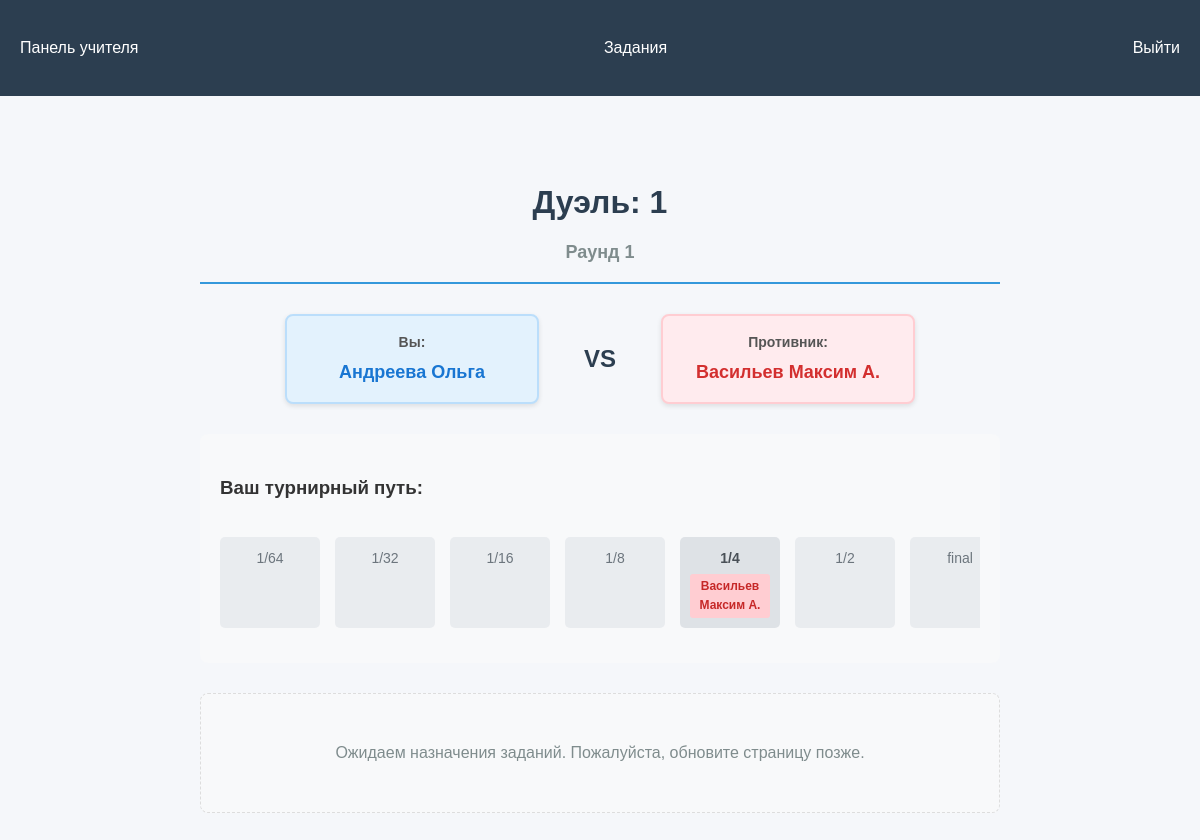
Page /student_duel/9 (signed in) on the committed database.
### tables this page shows
CREATE TABLE duel_matches (
    id INTEGER PRIMARY KEY,
    duel_id INTEGER NOT NULL,
    round_number INTEGER NOT NULL,
    bracket_type TEXT NOT NULL CHECK(bracket_type IN ('1/64', '1/32', '1/16', '1/8', '1/4', '1/2', 'final')),
    student1_id INTEGER,
    student2_id INTEGER,
    task_id INTEGER,
    winner_id INTEGER,
    generated_task TEXT,          -- Добавлено для хранения сгенерированных заданий
    correct_answer TEXT,          -- Добавлено для хранения правильных ответов
    created_at TIMESTAMP DEFAULT CURRENT_TIMESTAMP,
    FOREIGN KEY (duel_id) REFERENCES math_duels(id),
    FOREIGN KEY (student1_id) REFERENCES students(id),
    FOREIGN KEY (student2_id) REFERENCES students(id),
    FOREIGN KEY (task_id) REFERENCES tasks(id),
    FOREIGN KEY (winner_id) REFERENCES students(id),
    CHECK (
        (student1_id IS NOT NULL OR student2_id IS NOT NULL) AND
        (winner_id IS NULL OR winner_id IN (student1_id, student2_id))
)
        );

CREATE TABLE students (
            id INTEGER PRIMARY KEY,
            name TEXT NOT NULL,
            class_id INTEGER,
            FOREIGN KEY (class_id) REFERENCES classes (id)
        );

### app.py (the view, shortened to what this page needs)
@app.route('/student_duel/<int:duel_id>')
def student_duel_view(duel_id):
    if 'student_id' not in session:
        return redirect(url_for('index'))
    conn = create_connection()
    try:
        cursor = conn.cursor()
        cursor.execute("""
            SELECT id, name, current_round
            FROM math_duels
            WHERE id = ?
        """, (duel_id,))
        duel = cursor.fetchone()
        if not duel:
            flash("Дуэль не найдена", "error")
            return redirect(url_for('student_lessons', student_id=session['student_id']))
        cursor.execute("""
            SELECT id, name
            FROM students
            WHERE id = ?
        """, (session['student_id'],))
        current_student = cursor.fetchone()
        cursor.execute("""
            SELECT dm.*,
                   s1.name as student1_name,
                   s2.name as student2_name,
                   t.title as task_title,
                   dm.generated_task,
                   dm.correct_answer
            FROM duel_matches dm
            LEFT JOIN students s1 ON dm.student1_id = s1.id
            LEFT JOIN students s2 ON dm.student2_id = s2.id
            LEFT JOIN tasks t ON dm.task_id = t.id
            WHERE dm.duel_id = ?
            AND (dm.student1_id = ? OR dm.student2_id = ?)
            ORDER BY dm.round_number DESC
            LIMIT 1
        """, (duel_id, session['student_id'], session['student_id']))
        match = cursor.fetchone()
        if not match:
            flash("У вас нет активных матчей в этой дуэли", "warning")
            return redirect(url_for('student_lessons', student_id=session['student_id']))
        opponent_id = match['student1_id'] if match['student1_id'] != session['student_id'] else match['student2_id']
        cursor.execute("SELECT id, name FROM students WHERE id = ?", (opponent_id,))
        opponent = cursor.fetchone()
        cursor.execute("""
            SELECT dm.bracket_type,
                   dm.student1_id,
                   dm.student2_id,
                   dm.winner_id
            FROM duel_matches dm
            WHERE dm.duel_id = ?
            AND (dm.student1_id = ? OR dm.student2_id = ?)
            ORDER BY
                CASE dm.bracket_type
                    WHEN '1/64' THEN 1
                    WHEN '1/32' THEN 2
                    WHEN '1/16' THEN 3
                    WHEN '1/8' THEN 4
                    WHEN '1/4' THEN 5
                    WHEN '1/2' THEN 6
                    WHEN 'final' THEN 7
                    ELSE 8
                END
        """, (duel_id, session['student_id'], session['student_id']))
        student_progress = {
            '1/64': None,
            '1/32': None,
            '1/16': None,
            '1/8': None,
            '1/4': None,
            '1/2': None,
            'final': None
        }
        for m in cursor.fetchall():
            opponent_id = m['student1_id'] if m['student1_id'] != session['student_id'] else m['student2_id']
            cursor.execute("SELECT name FROM students WHERE id = ?", (opponent_id,))
            opponent_name = cursor.fetchone()['name']
            student_progress[m['bracket_type']] = {
                'opponent': opponent_name,
                'won': m['winner_id'] == session['student_id']
            }
        tasks = []
        return render_template('student_duel.html',
                            duel={
                                'id': duel['id'],
                                'name': duel['name'],
                                'current_round': duel['current_round']
                            },
                            match={
                                'id': match['id'],
                                'round_number': match['round_number'],
                                'student1_name': match['student1_name'],
                                'student2_name': match['student2_name']
                            },
                            current_student=current_student,
                            opponent=opponent,
                            student_progress=student_progress,
                            tasks=tasks)
    except Exception as e:
        flash(f"Ошибка: {str(e)}", "error")
        return redirect(url_for('index'))
    finally:
        conn.close()

### app.py (called while the page is built)
@app.before_request
def check_concurrent_users():
    if request.path.startswith('/student'):
        if len(session) > 40:
            abort(503, "Сервер перегружен, попробуйте позже")

### db.py (called while the page is built)
def create_connection(db_file="database.db"):
    conn = None
    try:
        conn = sqlite3.connect(
            db_file,
            timeout=30,  # 30 секунд ожидания при блокировке
            check_same_thread=False  # Для многопоточной работы
        )
        conn.row_factory = sqlite3.Row
        conn.execute("PRAGMA journal_mode=WAL")
        conn.execute("PRAGMA synchronous=NORMAL")
        return conn
    except Error as e:
        app.logger.error(f"Ошибка подключения: {e}")
        return None

### templates/student_duel.html (shortened to what this page needs)
{% extends "base.html" %}
{% block content %}
<div class="student-duel-container">
    <div class="duel-header">
        <h1>Дуэль: {{ duel.name }}</h1>
        <div class="round-info">Раунд {{ match.round_number }}</div>
    </div>
    <div class="duel-match">
        <div class="players">
            <div class="player you">
                <span class="player-label">Вы:</span>
                <span class="player-name">{{ current_student.name }}</span>
            </div>
            <div class="vs">VS</div>
            <div class="player opponent">
                <span class="player-label">Противник:</span>
                <span class="player-name">{{ opponent.name }}</span>
            </div>
        </div>
        <div class="tournament-progress">
            <h3>Ваш турнирный путь:</h3>
            <div class="progress-stages">
                {% for stage in ['1/64', '1/32', '1/16', '1/8', '1/4', '1/2', 'final'] %}
                    <div class="stage {% if student_progress[stage] %}active{% endif %}">
                        <span class="stage-name">{{ stage }}</span>
                        {% if student_progress[stage] %}
                            <span class="result {% if student_progress[stage].won %}won{% else %}lost{% endif %}">
                                {{ student_progress[stage].opponent }}
                            </span>
                        {% endif %}
                    </div>
                {% endfor %}
            </div>
        </div>
        {% if tasks %}
        <div class="task-section">
            <form method="POST" action="{{ url_for('submit_duel_answers') }}">
                <input type="hidden" name="duel_id" value="{{ duel.id }}">
                <input type="hidden" name="match_id" value="{{ match.id }}">
                {% for task in tasks %}
                <div class="task-card">
                    <h3 class="task-title">Задание {{ loop.index }}</h3>
                    <div class="task-content">{{ task.text }}</div>
                    <div class="answer-section">
                        <label>Ваш ответ:</label>
                        <input type="number" step="any" name="answer" required>
                        <input type="hidden" name="correct_answer" value="{{ task.answer }}">
                    </div>
                </div>
                {% endfor %}
                <button type="submit" class="btn-submit">Отправить ответы</button>
            </form>
        </div>
        {% else %}
        <div class="no-tasks-message">
            <p>Ожидаем назначения заданий. Пожалуйста, обновите страницу позже.</p>
        </div>
        {% endif %}
    </div>
</div>
{% endblock %}

### static/style.css (style rules this page uses)
body { font-family: 'Arial', sans-serif; margin: 0; padding: 0; background-color: #f5f7fa; color: #333; line-height: 1.6; }
.vs { margin: 0 10px; color: #666; }
.player { padding: 5px; }
.vs { text-align: center; margin: 5px 0; color: #666; }
.vs { text-align: center; margin: 5px 0; color: #666; font-size: 0.9em; }

### templates/student_duel.html (style rules this page uses)
.student-duel-container { max-width: 800px; margin: 0 auto; padding: 20px; font-family: 'Arial', sans-serif; }
.duel-header { text-align: center; margin-bottom: 30px; padding-bottom: 15px; border-bottom: 2px solid #3498db; }
.duel-header h1 { color: #2c3e50; margin-bottom: 10px; }
.round-info { font-size: 18px; color: #7f8c8d; font-weight: bold; }
.players { display: flex; justify-content: center; align-items: center; gap: 30px; margin-bottom: 30px; flex-wrap: wrap; }
.player { padding: 15px 25px; border-radius: 8px; font-weight: bold; text-align: center; min-width: 200px; box-shadow: 0 2px 5px rgba(0,0,0,0.1); }
.player-label { display: block; font-size: 14px; margin-bottom: 5px; color: #555; }
.player-name { font-size: 18px; }
.you { background: #e3f2fd; color: #1976d2; border: 2px solid #bbdefb; }
.opponent { background: #ffebee; color: #d32f2f; border: 2px solid #ffcdd2; }
.vs { font-size: 24px; font-weight: bold; color: #2c3e50; padding: 0 15px; }
.tournament-progress { margin: 30px 0; padding: 20px; background: #f8f9fa; border-radius: 8px; }
.progress-stages { display: flex; overflow-x: auto; gap: 15px; padding: 15px 0; }
.stage { flex: 0 0 auto; width: 80px; text-align: center; padding: 10px; border-radius: 5px; background: #e9ecef; color: #6c757d; }
.stage.active { background: #dee2e6; color: #495057; font-weight: bold; }
.stage-name { display: block; margin-bottom: 5px; font-size: 14px; }
.result { display: block; font-size: 12px; padding: 3px; border-radius: 3px; }
.result.lost { background: #ffcdd2; color: #c62828; }
.no-tasks-message { text-align: center; padding: 30px; background: #f8f9fa; border-radius: 8px; color: #7f8c8d; font-size: 16px; border: 1px dashed #ddd; }

### rows in the picture
duel_matches: round_number "1"
students: name "Андреева Ольга"
students: name "Васильев Максим А.", name "Васильев Максим А."

### other values in the picture
{{ duel.name }} "1"
{{ stage }} "1/64" "1/32" "1/16" "1/8" "1/4" "1/2" "final"
